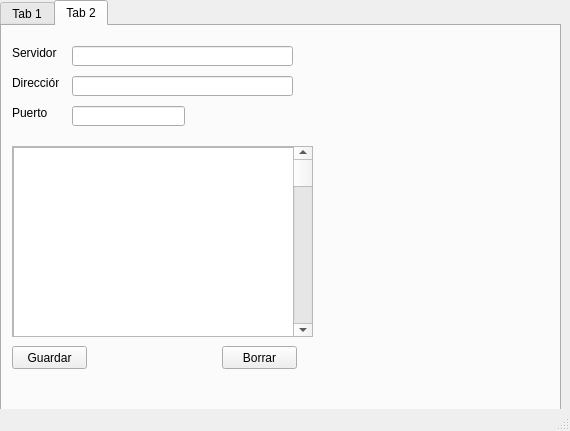
<?xml version="1.0" encoding="UTF-8"?>
<ui version="4.0">
 <class>MainWindow</class>
 <widget class="QMainWindow" name="MainWindow">
  <property name="geometry">
   <rect>
    <x>0</x>
    <y>0</y>
    <width>570</width>
    <height>431</height>
   </rect>
  </property>
  <property name="windowTitle">
   <string>MainWindow</string>
  </property>
  <widget class="QWidget" name="centralwidget">
   <widget class="QTabWidget" name="tabWidget">
    <property name="geometry">
     <rect>
      <x>0</x>
      <y>0</y>
      <width>561</width>
      <height>411</height>
     </rect>
    </property>
    <property name="currentIndex">
     <number>1</number>
    </property>
    <widget class="QWidget" name="tab">
     <attribute name="title">
      <string>Tab 1</string>
     </attribute>
     <widget class="QListView" name="listView">
      <property name="geometry">
       <rect>
        <x>10</x>
        <y>10</y>
        <width>281</width>
        <height>221</height>
       </rect>
      </property>
     </widget>
     <widget class="QPushButton" name="pushButton">
      <property name="geometry">
       <rect>
        <x>440</x>
        <y>350</y>
        <width>75</width>
        <height>23</height>
       </rect>
      </property>
      <property name="text">
       <string>Guardar</string>
      </property>
     </widget>
     <widget class="QListView" name="listView_2">
      <property name="geometry">
       <rect>
        <x>300</x>
        <y>10</y>
        <width>251</width>
        <height>221</height>
       </rect>
      </property>
     </widget>
     <widget class="QProgressBar" name="progressBar">
      <property name="geometry">
       <rect>
        <x>10</x>
        <y>230</y>
        <width>281</width>
        <height>21</height>
       </rect>
      </property>
      <property name="value">
       <number>24</number>
      </property>
     </widget>
     <widget class="QScrollArea" name="scrollArea">
      <property name="geometry">
       <rect>
        <x>10</x>
        <y>260</y>
        <width>541</width>
        <height>91</height>
       </rect>
      </property>
      <property name="widgetResizable">
       <bool>true</bool>
      </property>
      <widget class="QWidget" name="scrollAreaWidgetContents_2">
       <property name="geometry">
        <rect>
         <x>0</x>
         <y>0</y>
         <width>539</width>
         <height>89</height>
        </rect>
       </property>
       <widget class="QScrollBar" name="verticalScrollBar">
        <property name="geometry">
         <rect>
          <x>510</x>
          <y>0</y>
          <width>31</width>
          <height>91</height>
         </rect>
        </property>
        <property name="orientation">
         <enum>Qt::Vertical</enum>
        </property>
       </widget>
      </widget>
     </widget>
     <widget class="QListView" name="listView_3">
      <property name="geometry">
       <rect>
        <x>10</x>
        <y>260</y>
        <width>511</width>
        <height>91</height>
       </rect>
      </property>
     </widget>
     <widget class="QPushButton" name="pushButton_2">
      <property name="geometry">
       <rect>
        <x>440</x>
        <y>230</y>
        <width>75</width>
        <height>23</height>
       </rect>
      </property>
      <property name="text">
       <string>Iniciar</string>
      </property>
     </widget>
     <widget class="QLCDNumber" name="lcdNumber">
      <property name="geometry">
       <rect>
        <x>300</x>
        <y>230</y>
        <width>64</width>
        <height>23</height>
       </rect>
      </property>
     </widget>
    </widget>
    <widget class="QWidget" name="tab_2">
     <attribute name="title">
      <string>Tab 2</string>
     </attribute>
     <widget class="QLineEdit" name="lineEdit">
      <property name="geometry">
       <rect>
        <x>70</x>
        <y>20</y>
        <width>221</width>
        <height>20</height>
       </rect>
      </property>
     </widget>
     <widget class="QLineEdit" name="lineEdit_2">
      <property name="geometry">
       <rect>
        <x>70</x>
        <y>50</y>
        <width>221</width>
        <height>20</height>
       </rect>
      </property>
     </widget>
     <widget class="QLineEdit" name="lineEdit_3">
      <property name="geometry">
       <rect>
        <x>70</x>
        <y>80</y>
        <width>113</width>
        <height>20</height>
       </rect>
      </property>
     </widget>
     <widget class="QLabel" name="label">
      <property name="geometry">
       <rect>
        <x>10</x>
        <y>20</y>
        <width>47</width>
        <height>13</height>
       </rect>
      </property>
      <property name="text">
       <string>Servidor</string>
      </property>
     </widget>
     <widget class="QLabel" name="label_2">
      <property name="geometry">
       <rect>
        <x>10</x>
        <y>50</y>
        <width>47</width>
        <height>13</height>
       </rect>
      </property>
      <property name="text">
       <string>Dirección</string>
      </property>
     </widget>
     <widget class="QLabel" name="label_3">
      <property name="geometry">
       <rect>
        <x>10</x>
        <y>80</y>
        <width>47</width>
        <height>13</height>
       </rect>
      </property>
      <property name="text">
       <string>Puerto</string>
      </property>
     </widget>
     <widget class="QPushButton" name="pushButton_3">
      <property name="geometry">
       <rect>
        <x>10</x>
        <y>320</y>
        <width>75</width>
        <height>23</height>
       </rect>
      </property>
      <property name="text">
       <string>Guardar</string>
      </property>
     </widget>
     <widget class="QPushButton" name="pushButton_4">
      <property name="geometry">
       <rect>
        <x>220</x>
        <y>320</y>
        <width>75</width>
        <height>23</height>
       </rect>
      </property>
      <property name="text">
       <string>Borrar</string>
      </property>
     </widget>
     <widget class="QScrollArea" name="scrollArea_2">
      <property name="geometry">
       <rect>
        <x>10</x>
        <y>120</y>
        <width>301</width>
        <height>191</height>
       </rect>
      </property>
      <property name="widgetResizable">
       <bool>true</bool>
      </property>
      <widget class="QWidget" name="scrollAreaWidgetContents_3">
       <property name="geometry">
        <rect>
         <x>0</x>
         <y>0</y>
         <width>299</width>
         <height>189</height>
        </rect>
       </property>
       <widget class="QTreeView" name="treeView">
        <property name="geometry">
         <rect>
          <x>0</x>
          <y>0</y>
          <width>281</width>
          <height>191</height>
         </rect>
        </property>
        <property name="frameShadow">
         <enum>QFrame::Sunken</enum>
        </property>
       </widget>
       <widget class="QScrollBar" name="verticalScrollBar_2">
        <property name="geometry">
         <rect>
          <x>280</x>
          <y>-1</y>
          <width>20</width>
          <height>191</height>
         </rect>
        </property>
        <property name="orientation">
         <enum>Qt::Vertical</enum>
        </property>
       </widget>
      </widget>
     </widget>
    </widget>
   </widget>
  </widget>
  <widget class="QStatusBar" name="statusbar"/>
 </widget>
 <resources/>
 <connections/>
</ui>
